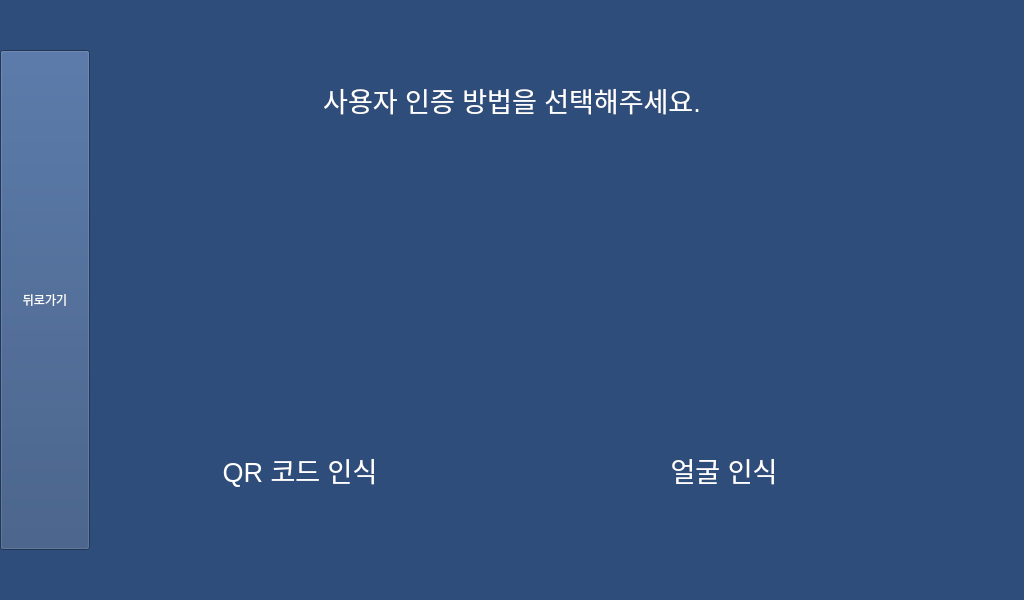
<?xml version="1.0" encoding="UTF-8"?>
<ui version="4.0">
 <class>MainWindow</class>
 <widget class="QMainWindow" name="MainWindow">
  <property name="geometry">
   <rect>
    <x>0</x>
    <y>0</y>
    <width>1024</width>
    <height>600</height>
   </rect>
  </property>
  <property name="palette">
   <palette>
    <active>
     <colorrole role="WindowText">
      <brush brushstyle="SolidPattern">
       <color alpha="255">
        <red>255</red>
        <green>255</green>
        <blue>255</blue>
       </color>
      </brush>
     </colorrole>
     <colorrole role="Button">
      <brush brushstyle="SolidPattern">
       <color alpha="255">
        <red>47</red>
        <green>77</green>
        <blue>122</blue>
       </color>
      </brush>
     </colorrole>
     <colorrole role="Light">
      <brush brushstyle="SolidPattern">
       <color alpha="255">
        <red>71</red>
        <green>115</green>
        <blue>183</blue>
       </color>
      </brush>
     </colorrole>
     <colorrole role="Midlight">
      <brush brushstyle="SolidPattern">
       <color alpha="255">
        <red>59</red>
        <green>96</green>
        <blue>152</blue>
       </color>
      </brush>
     </colorrole>
     <colorrole role="Dark">
      <brush brushstyle="SolidPattern">
       <color alpha="255">
        <red>23</red>
        <green>38</green>
        <blue>61</blue>
       </color>
      </brush>
     </colorrole>
     <colorrole role="Mid">
      <brush brushstyle="SolidPattern">
       <color alpha="255">
        <red>31</red>
        <green>51</green>
        <blue>81</blue>
       </color>
      </brush>
     </colorrole>
     <colorrole role="Text">
      <brush brushstyle="SolidPattern">
       <color alpha="255">
        <red>255</red>
        <green>255</green>
        <blue>255</blue>
       </color>
      </brush>
     </colorrole>
     <colorrole role="BrightText">
      <brush brushstyle="SolidPattern">
       <color alpha="255">
        <red>255</red>
        <green>255</green>
        <blue>255</blue>
       </color>
      </brush>
     </colorrole>
     <colorrole role="ButtonText">
      <brush brushstyle="SolidPattern">
       <color alpha="255">
        <red>255</red>
        <green>255</green>
        <blue>255</blue>
       </color>
      </brush>
     </colorrole>
     <colorrole role="Base">
      <brush brushstyle="SolidPattern">
       <color alpha="255">
        <red>47</red>
        <green>77</green>
        <blue>122</blue>
       </color>
      </brush>
     </colorrole>
     <colorrole role="Window">
      <brush brushstyle="SolidPattern">
       <color alpha="255">
        <red>47</red>
        <green>77</green>
        <blue>122</blue>
       </color>
      </brush>
     </colorrole>
     <colorrole role="Shadow">
      <brush brushstyle="SolidPattern">
       <color alpha="255">
        <red>0</red>
        <green>0</green>
        <blue>0</blue>
       </color>
      </brush>
     </colorrole>
     <colorrole role="AlternateBase">
      <brush brushstyle="SolidPattern">
       <color alpha="255">
        <red>23</red>
        <green>38</green>
        <blue>61</blue>
       </color>
      </brush>
     </colorrole>
     <colorrole role="ToolTipBase">
      <brush brushstyle="SolidPattern">
       <color alpha="255">
        <red>255</red>
        <green>255</green>
        <blue>220</blue>
       </color>
      </brush>
     </colorrole>
     <colorrole role="ToolTipText">
      <brush brushstyle="SolidPattern">
       <color alpha="255">
        <red>0</red>
        <green>0</green>
        <blue>0</blue>
       </color>
      </brush>
     </colorrole>
    </active>
    <inactive>
     <colorrole role="WindowText">
      <brush brushstyle="SolidPattern">
       <color alpha="255">
        <red>255</red>
        <green>255</green>
        <blue>255</blue>
       </color>
      </brush>
     </colorrole>
     <colorrole role="Button">
      <brush brushstyle="SolidPattern">
       <color alpha="255">
        <red>47</red>
        <green>77</green>
        <blue>122</blue>
       </color>
      </brush>
     </colorrole>
     <colorrole role="Light">
      <brush brushstyle="SolidPattern">
       <color alpha="255">
        <red>71</red>
        <green>115</green>
        <blue>183</blue>
       </color>
      </brush>
     </colorrole>
     <colorrole role="Midlight">
      <brush brushstyle="SolidPattern">
       <color alpha="255">
        <red>59</red>
        <green>96</green>
        <blue>152</blue>
       </color>
      </brush>
     </colorrole>
     <colorrole role="Dark">
      <brush brushstyle="SolidPattern">
       <color alpha="255">
        <red>23</red>
        <green>38</green>
        <blue>61</blue>
       </color>
      </brush>
     </colorrole>
     <colorrole role="Mid">
      <brush brushstyle="SolidPattern">
       <color alpha="255">
        <red>31</red>
        <green>51</green>
        <blue>81</blue>
       </color>
      </brush>
     </colorrole>
     <colorrole role="Text">
      <brush brushstyle="SolidPattern">
       <color alpha="255">
        <red>255</red>
        <green>255</green>
        <blue>255</blue>
       </color>
      </brush>
     </colorrole>
     <colorrole role="BrightText">
      <brush brushstyle="SolidPattern">
       <color alpha="255">
        <red>255</red>
        <green>255</green>
        <blue>255</blue>
       </color>
      </brush>
     </colorrole>
     <colorrole role="ButtonText">
      <brush brushstyle="SolidPattern">
       <color alpha="255">
        <red>255</red>
        <green>255</green>
        <blue>255</blue>
       </color>
      </brush>
     </colorrole>
     <colorrole role="Base">
      <brush brushstyle="SolidPattern">
       <color alpha="255">
        <red>47</red>
        <green>77</green>
        <blue>122</blue>
       </color>
      </brush>
     </colorrole>
     <colorrole role="Window">
      <brush brushstyle="SolidPattern">
       <color alpha="255">
        <red>47</red>
        <green>77</green>
        <blue>122</blue>
       </color>
      </brush>
     </colorrole>
     <colorrole role="Shadow">
      <brush brushstyle="SolidPattern">
       <color alpha="255">
        <red>0</red>
        <green>0</green>
        <blue>0</blue>
       </color>
      </brush>
     </colorrole>
     <colorrole role="AlternateBase">
      <brush brushstyle="SolidPattern">
       <color alpha="255">
        <red>23</red>
        <green>38</green>
        <blue>61</blue>
       </color>
      </brush>
     </colorrole>
     <colorrole role="ToolTipBase">
      <brush brushstyle="SolidPattern">
       <color alpha="255">
        <red>255</red>
        <green>255</green>
        <blue>220</blue>
       </color>
      </brush>
     </colorrole>
     <colorrole role="ToolTipText">
      <brush brushstyle="SolidPattern">
       <color alpha="255">
        <red>0</red>
        <green>0</green>
        <blue>0</blue>
       </color>
      </brush>
     </colorrole>
    </inactive>
    <disabled>
     <colorrole role="WindowText">
      <brush brushstyle="SolidPattern">
       <color alpha="255">
        <red>255</red>
        <green>255</green>
        <blue>255</blue>
       </color>
      </brush>
     </colorrole>
     <colorrole role="Button">
      <brush brushstyle="SolidPattern">
       <color alpha="255">
        <red>47</red>
        <green>77</green>
        <blue>122</blue>
       </color>
      </brush>
     </colorrole>
     <colorrole role="Light">
      <brush brushstyle="SolidPattern">
       <color alpha="255">
        <red>71</red>
        <green>115</green>
        <blue>183</blue>
       </color>
      </brush>
     </colorrole>
     <colorrole role="Midlight">
      <brush brushstyle="SolidPattern">
       <color alpha="255">
        <red>59</red>
        <green>96</green>
        <blue>152</blue>
       </color>
      </brush>
     </colorrole>
     <colorrole role="Dark">
      <brush brushstyle="SolidPattern">
       <color alpha="255">
        <red>23</red>
        <green>38</green>
        <blue>61</blue>
       </color>
      </brush>
     </colorrole>
     <colorrole role="Mid">
      <brush brushstyle="SolidPattern">
       <color alpha="255">
        <red>31</red>
        <green>51</green>
        <blue>81</blue>
       </color>
      </brush>
     </colorrole>
     <colorrole role="Text">
      <brush brushstyle="SolidPattern">
       <color alpha="255">
        <red>255</red>
        <green>255</green>
        <blue>255</blue>
       </color>
      </brush>
     </colorrole>
     <colorrole role="BrightText">
      <brush brushstyle="SolidPattern">
       <color alpha="255">
        <red>255</red>
        <green>255</green>
        <blue>255</blue>
       </color>
      </brush>
     </colorrole>
     <colorrole role="ButtonText">
      <brush brushstyle="SolidPattern">
       <color alpha="255">
        <red>255</red>
        <green>255</green>
        <blue>255</blue>
       </color>
      </brush>
     </colorrole>
     <colorrole role="Base">
      <brush brushstyle="SolidPattern">
       <color alpha="255">
        <red>47</red>
        <green>77</green>
        <blue>122</blue>
       </color>
      </brush>
     </colorrole>
     <colorrole role="Window">
      <brush brushstyle="SolidPattern">
       <color alpha="255">
        <red>47</red>
        <green>77</green>
        <blue>122</blue>
       </color>
      </brush>
     </colorrole>
     <colorrole role="Shadow">
      <brush brushstyle="SolidPattern">
       <color alpha="255">
        <red>0</red>
        <green>0</green>
        <blue>0</blue>
       </color>
      </brush>
     </colorrole>
     <colorrole role="AlternateBase">
      <brush brushstyle="SolidPattern">
       <color alpha="255">
        <red>47</red>
        <green>77</green>
        <blue>122</blue>
       </color>
      </brush>
     </colorrole>
     <colorrole role="ToolTipBase">
      <brush brushstyle="SolidPattern">
       <color alpha="255">
        <red>255</red>
        <green>255</green>
        <blue>220</blue>
       </color>
      </brush>
     </colorrole>
     <colorrole role="ToolTipText">
      <brush brushstyle="SolidPattern">
       <color alpha="255">
        <red>0</red>
        <green>0</green>
        <blue>0</blue>
       </color>
      </brush>
     </colorrole>
    </disabled>
   </palette>
  </property>
  <property name="windowTitle">
   <string>MainWindow</string>
  </property>
  <property name="styleSheet">
   <string notr="true">background-color: rgb(47, 77, 122);
color: rgb(255, 255, 255);</string>
  </property>
  <property name="documentMode">
   <bool>false</bool>
  </property>
  <widget class="QWidget" name="centralwidget">
   <widget class="QPushButton" name="face_button">
    <property name="geometry">
     <rect>
      <x>574</x>
      <y>150</y>
      <width>300</width>
      <height>300</height>
     </rect>
    </property>
    <property name="text">
     <string/>
    </property>
    <property name="icon">
     <iconset>
      <normaloff>img/facial-recognition.png</normaloff>img/facial-recognition.png</iconset>
    </property>
    <property name="iconSize">
     <size>
      <width>250</width>
      <height>250</height>
     </size>
    </property>
    <property name="flat">
     <bool>true</bool>
    </property>
   </widget>
   <widget class="QPushButton" name="qr_button">
    <property name="geometry">
     <rect>
      <x>150</x>
      <y>150</y>
      <width>300</width>
      <height>300</height>
     </rect>
    </property>
    <property name="text">
     <string/>
    </property>
    <property name="icon">
     <iconset>
      <normaloff>img/qr-code.png</normaloff>img/qr-code.png</iconset>
    </property>
    <property name="iconSize">
     <size>
      <width>250</width>
      <height>250</height>
     </size>
    </property>
    <property name="autoDefault">
     <bool>false</bool>
    </property>
    <property name="default">
     <bool>false</bool>
    </property>
    <property name="flat">
     <bool>true</bool>
    </property>
   </widget>
   <widget class="QLabel" name="qr_label">
    <property name="geometry">
     <rect>
      <x>150</x>
      <y>450</y>
      <width>300</width>
      <height>40</height>
     </rect>
    </property>
    <property name="font">
     <font>
      <pointsize>20</pointsize>
     </font>
    </property>
    <property name="layoutDirection">
     <enum>Qt::LeftToRight</enum>
    </property>
    <property name="text">
     <string>QR 코드 인식</string>
    </property>
    <property name="alignment">
     <set>Qt::AlignCenter</set>
    </property>
    <property name="textInteractionFlags">
     <set>Qt::NoTextInteraction</set>
    </property>
   </widget>
   <widget class="QLabel" name="face_label">
    <property name="geometry">
     <rect>
      <x>574</x>
      <y>450</y>
      <width>300</width>
      <height>40</height>
     </rect>
    </property>
    <property name="font">
     <font>
      <pointsize>20</pointsize>
     </font>
    </property>
    <property name="layoutDirection">
     <enum>Qt::LeftToRight</enum>
    </property>
    <property name="text">
     <string>얼굴 인식</string>
    </property>
    <property name="alignment">
     <set>Qt::AlignCenter</set>
    </property>
    <property name="textInteractionFlags">
     <set>Qt::NoTextInteraction</set>
    </property>
   </widget>
   <widget class="QLabel" name="title">
    <property name="geometry">
     <rect>
      <x>287</x>
      <y>50</y>
      <width>450</width>
      <height>100</height>
     </rect>
    </property>
    <property name="font">
     <font>
      <pointsize>20</pointsize>
     </font>
    </property>
    <property name="layoutDirection">
     <enum>Qt::LeftToRight</enum>
    </property>
    <property name="text">
     <string>사용자 인증 방법을 선택해주세요.</string>
    </property>
    <property name="alignment">
     <set>Qt::AlignCenter</set>
    </property>
    <property name="textInteractionFlags">
     <set>Qt::NoTextInteraction</set>
    </property>
   </widget>
   <widget class="QLabel" name="timeout_timer">
    <property name="geometry">
     <rect>
      <x>287</x>
      <y>550</y>
      <width>450</width>
      <height>50</height>
     </rect>
    </property>
    <property name="font">
     <font>
      <pointsize>20</pointsize>
     </font>
    </property>
    <property name="layoutDirection">
     <enum>Qt::LeftToRight</enum>
    </property>
    <property name="text">
     <string>&lt;html&gt;&lt;head/&gt;&lt;body&gt;&lt;p&gt;&lt;br/&gt;&lt;/p&gt;&lt;/body&gt;&lt;/html&gt;</string>
    </property>
    <property name="alignment">
     <set>Qt::AlignCenter</set>
    </property>
    <property name="textInteractionFlags">
     <set>Qt::NoTextInteraction</set>
    </property>
   </widget>
   <widget class="QPushButton" name="back_button">
    <property name="geometry">
     <rect>
      <x>0</x>
      <y>50</y>
      <width>90</width>
      <height>500</height>
     </rect>
    </property>
    <property name="mouseTracking">
     <bool>false</bool>
    </property>
    <property name="layoutDirection">
     <enum>Qt::LeftToRight</enum>
    </property>
    <property name="text">
     <string>뒤로가기</string>
    </property>
    <property name="iconSize">
     <size>
      <width>100</width>
      <height>100</height>
     </size>
    </property>
    <property name="default">
     <bool>false</bool>
    </property>
    <property name="flat">
     <bool>false</bool>
    </property>
   </widget>
   <widget class="QLabel" name="status_text">
    <property name="geometry">
     <rect>
      <x>774</x>
      <y>590</y>
      <width>250</width>
      <height>10</height>
     </rect>
    </property>
    <property name="font">
     <font>
      <pointsize>10</pointsize>
     </font>
    </property>
    <property name="layoutDirection">
     <enum>Qt::LeftToRight</enum>
    </property>
    <property name="text">
     <string>&lt;html&gt;&lt;head/&gt;&lt;body&gt;&lt;p&gt;&lt;br/&gt;&lt;/p&gt;&lt;/body&gt;&lt;/html&gt;</string>
    </property>
    <property name="alignment">
     <set>Qt::AlignCenter</set>
    </property>
    <property name="textInteractionFlags">
     <set>Qt::NoTextInteraction</set>
    </property>
   </widget>
  </widget>
 </widget>
 <resources/>
 <connections/>
</ui>
